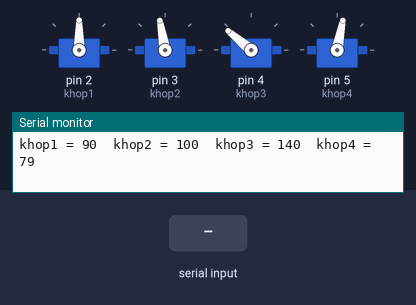
Bench run of a sketch on a simulated Arduino Uno, built with avr-gcc and run on an emulated ATmega328P. On the bench: 4 × servo, the last lines printed to the serial monitor. The inputs (shaded band) are chosen by the test bench.

Above: at 1.2 s.
1.3 s: "a" received over Serial
At 1.92 s:
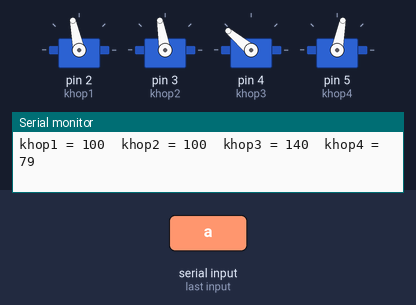
4.3 s: "c" received over Serial
At 4.46 s:
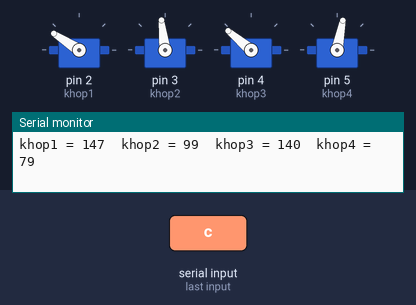
7.3 s: "b" received over Serial
At 7.48 s:
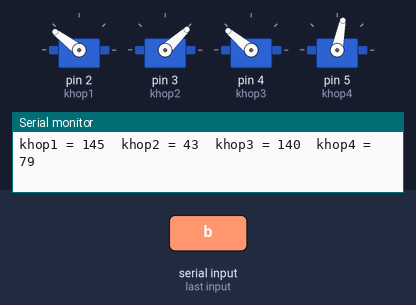
10.3 s: "d" received over Serial
At 10.48 s:
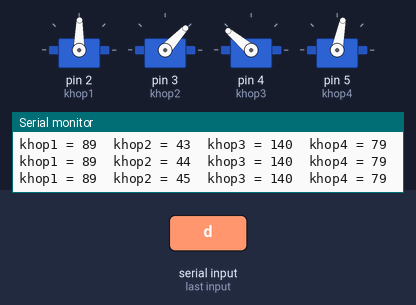
13.3 s: "f" received over Serial
At 13.91 s:
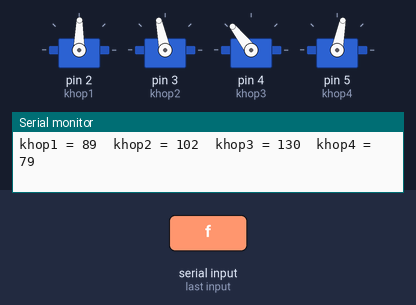
16.3 s: "h" received over Serial
At 21.75 s:
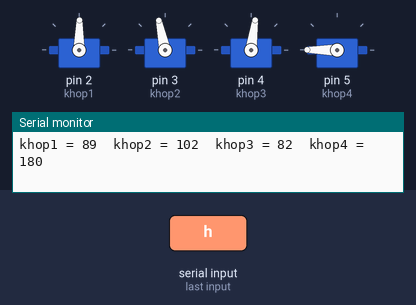
Timing chart, 0 to 22.0 s (numbered marks = the images above; inputs shaded):
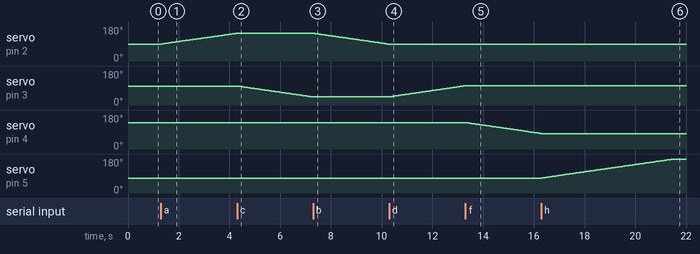

The sketch:

main.ino
```cpp
#include <Servo.h>

char incomingByte = 0;

Servo khop1;  //0-180
Servo khop2;  //96-180
Servo khop3;  //97-180 56-180
Servo khop4;  //10-45

int a[50][4];// 50 hang - 4 cot
int n = 0;

void setup()
{
  Serial.begin(9600);
  khop1.attach(2);//0-180
  khop2.attach(3);//96-180
  khop3.attach(4);//97-180 56-180
  khop4.attach(5);//15-45
  servoPosition(90,100,140,79);// set toa do ban dau
}

void loop()
{
  Serial.print("khop1 = ");
  Serial.print(khop1.read());
  Serial.print("  khop2 = ");
  Serial.print(khop2.read());
  Serial.print("  khop3 = ");
  Serial.print(khop3.read());
  Serial.print("  khop4 = ");
  Serial.println(khop4.read());

  if (Serial.available() > 0)
  {
    incomingByte = Serial.read();
  }

  switch (incomingByte)
  {
    case '0':
      stopRobotArm();
      break;
    case 'a':
      quayTraiNBuoc(1, 1);
      break;
    case 'b':
      quayPhaiNBuoc(1, 1);
      break;
    case 'c':
      nangLenNBuoc(1,1);
      break;
    case 'd':
      haXuongNBuoc(1,1);
      break;
    case 'e':
      vuonRaNBuoc(1,1);
      break;
    case 'f':
      thuVaoNBuoc(1,1);
      break;
    case 'g':
      thaRaNBuoc(1,1);
      break;
    case 'h':
      kepVaoNBuoc(1,1);
      break;
    case 'i':
      luuGocTayRobot();
      break;
    case 'k':
      chayTuDong();
      break;
  }
}

void luuGocTayRobot()
{
  a[n][0] = khop1.read();
  a[n][1] = khop2.read();
  a[n][2] = khop3.read();
  a[n][3] = khop4.read();
  n++;
  incomingByte = '0';
}

void chayTuDong()
{
  for (int i = 0; i < n; i++)
  {
    khop1.write(a[i][0]);
    khop2.write(a[i][1]);
    khop3.write(a[i][2]);
    khop4.write(a[i][3]);
    delay(1000);
  }
}

void stopRobotArm()// canh tay dang o dau thi o yen do
{
  servoPosition(khop1.read(), khop2.read(), khop3.read(), khop4.read());
}

void quayTraiNBuoc(int soBuoc, int soDoTrongBuoc)
{
  khop1.write(khop1.read() + soBuoc * soDoTrongBuoc);
  delay(50);
}

void quayPhaiNBuoc(int soBuoc, int soDoTrongBuoc)
{
  khop1.write(khop1.read() - soBuoc * soDoTrongBuoc);
  delay(50);
}

void nangLenNBuoc(int soBuoc, int soDoTrongBuoc)
{
  khop2.write(khop2.read() - soBuoc * soDoTrongBuoc);
  delay(50);
}

void haXuongNBuoc(int soBuoc, int soDoTrongBuoc)
{
  khop2.write(khop2.read() + soBuoc * soDoTrongBuoc);
  delay(50);
}

void vuonRaNBuoc(int soBuoc, int soDoTrongBuoc)
{
  khop3.write(khop3.read() + soBuoc * soDoTrongBuoc);
  delay(50);
}

void thuVaoNBuoc(int soBuoc, int soDoTrongBuoc)
{
  khop3.write(khop3.read() - soBuoc * soDoTrongBuoc);
  delay(50);
}

void thaRaNBuoc(int soBuoc, int soDoTrongBuoc)
{
  khop4.write(khop4.read() - soBuoc * soDoTrongBuoc);
  delay(50);
}

void kepVaoNBuoc(int soBuoc, int soDoTrongBuoc)
{
  khop4.write(khop4.read() + soBuoc * soDoTrongBuoc);
  delay(50);
}

void thaRa()
{
  khop4.write(15);
}
void kepVao()
{
  khop4.write(45);
}
void vuonRa()
{
  khop3.write(180);
}
void thuVao()
{
  khop3.write(97);
}
void nangLen()
{
  khop2.write(100);
}
void haXuong()
{
  khop2.write(180);
}
void quayTrai()
{
  khop1.write(180);
}
void quayPhai()
{
  khop1.write(0);
}

void servoPosition (byte servo1, byte servo2, byte servo3, byte servo4)
{
  khop1.write(servo1);
  khop2.write(servo2);
  khop3.write(servo3);
  khop4.write(servo4);
}
```

Measured:
- after the input at 1.3 s, servo on pin 2 (khop1): moves from 90° to 147° over 3.0 s, starting at once
- after the input at 4.3 s, servo on pin 2 (khop1): stays 147° (without the input it goes to 148° after 0.05 s); servo on pin 3 (khop2): moves from 100° to 43° over 2.9 s, starting after 0.05 s
- after the input at 7.3 s, servo on pin 2 (khop1): moves from 147° to 89° over 3.0 s, starting at once; servo on pin 3 (khop2): stays 43° (without the input it goes to 42° after 0.02 s)
- after the input at 10.3 s, servo on pin 2 (khop1): stays 89° (without the input it goes to 88° after 0.02 s); servo on pin 3 (khop2): moves from 43° to 102° over 3.0 s, starting at once
- after the input at 13.3 s, servo on pin 3 (khop2): stays 102° (without the input it goes to 103° after 0.03 s); servo on pin 4 (khop3): moves from 140° to 82° over 2.9 s, starting at once
- after the input at 16.3 s, servo on pin 4 (khop3): stays 82° (without the input it goes to 81° after 0.03 s); servo on pin 5 (khop4): moves from 79° to 180° over 5.2 s, starting at once
